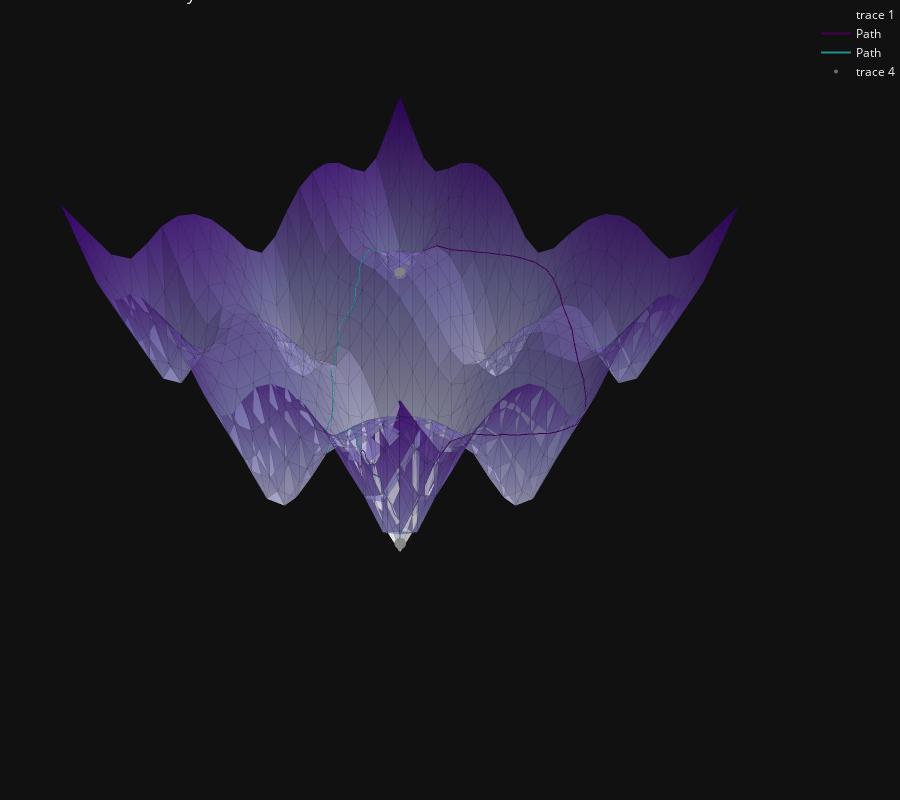

The cell this chart's notebook holds for it:
### Markdown cell above
## Graph geodesic
A faster method is the graph-based geodesics. When using a vanilla sampling, as done internally by `GeodesicSolver` when samples are not specified, it's not very accurate

### Code cell
gs_graph = GeodesicSolver(f_expl, n_samples=5000, ranges=ranges, method='graph')
path_graph, gdist_graph = gs_graph.geodesic(z0, z1)
plot_mesh_plotly(**gs.mesh, title="Geodesic on Ackley function", lines=path + path_graph, show_edges=True, points=[z0, z1])
